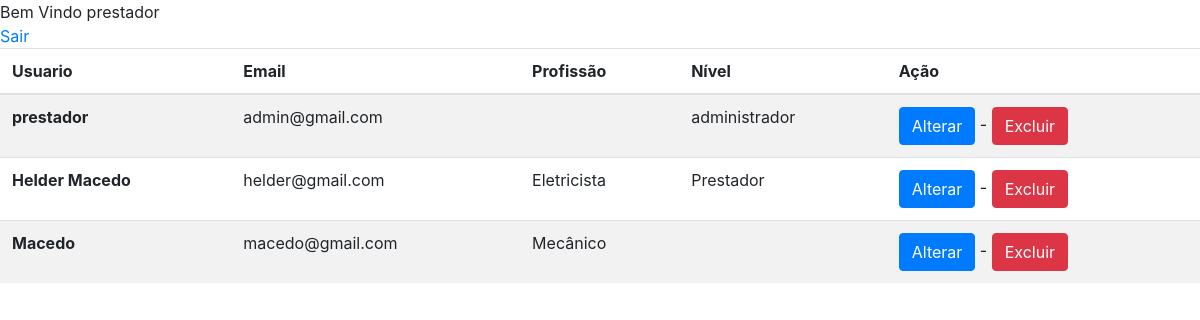
Page /adm.php (signed in) on the committed database.
### tables this page shows
CREATE TABLE `usuarios` (
  `id` int(11) NOT NULL AUTO_INCREMENT,
  `nome` varchar(100) DEFAULT NULL,
  `email` varchar(100) DEFAULT NULL,
  `senha` varchar(32) DEFAULT NULL,
  `nivel` varchar(100) DEFAULT NULL,
  `bio` text,
  `profissao` varchar(100) DEFAULT NULL,
  PRIMARY KEY (`id`)
);

### crud.php (called while the page is built, shortened)
<?php
class Banco {
	private $pdo;
	private $array;
	public function __construct($host, $dbname, $dbuser, $dbpass) {
		try {
			$this->pdo = new PDO("mysql:dbname=".$dbname.";host=".$host, $dbuser, $dbpass);
		} catch(PDOException $e) {
			echo "Falhou : ".$e->getMessage();
		}
	}
	public function query($sql) {
		$query = $this->pdo->query($sql);
		$this->array = $query->fetchAll();
	}
	public function result() {
		return $this->array;
	}
}
?>

### adm.php (the view, shortened to what this page needs)
<?php
require 'crud.php';
require 'config.php';
$banco = new Banco("localhost","prestador","root","");
$id = $_SESSION['prestador'];
$sql = $conexao->prepare("SELECT nome FROM usuarios WHERE id = :id");
$sql->bindValue(":id",$id);
$sql->execute();
if($sql->rowCount() > 0){
    $sql = $sql->fetch();
    $nome = $sql['nome'];
}
echo "Bem Vindo ".$nome;
?>
<html>
<head>
    <link rel="stylesheet" href="public/bootstrap/css/bootstrap.min.css"/>
</head>
<body>
    <div>
        <a href="logout.php" id="logout">Sair</a>
    </div>
<table class="table table-striped">
<thead>
    <tr>
      <th scope="col">Usuario</th>
      <th scope="col">Email</th>
      <th scope="col">Profissão</div>
      <th scope="col">Nível</th>
      <th scope="col">Ação</th>
    </tr>
  </thead>
  <tbody>
    <?php
    $banco->query("SELECT * FROM usuarios");
    if($banco->result() > 0 ){
        foreach($banco->result() as $usuario){
            echo "<tr>";
                echo "<th scope='row'>".$usuario['nome']."</th>";
                echo "<td>".$usuario['email']."</td>";
                echo "<td>".$usuario['profissao']."</div>";
                echo "<td>".$usuario['nivel']."</td>";
                echo '<td><a href="editar.php?id='.$usuario['id'].'"><button type="submit" class="btn btn-primary">Alterar</button></a> - <a href="excluir.php?id='.$usuario['id'].'"><button type="submit" class="btn btn-danger">Excluir</button></a></td>';
            echo "</tr>";
        }
    }else{
        echo "Não teve resultado";
    }
    ?>
  </tbody>
</table>
</body>
</html>

### rows in the picture
usuarios: nome "prestador", email "admin@gmail.com", nivel "administrador"
usuarios: nome "Helder Macedo", email "helder@gmail.com", profissao "Eletricista", nivel "Prestador"
usuarios: nome "Macedo", email "macedo@gmail.com", profissao "Mecânico"
